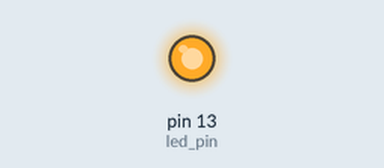
Recording of a sketch running on a simulated Arduino Uno, built with avr-gcc and run on an emulated ATmega328P. Parts: output pins drawn as LEDs (lit = HIGH). No radio packets arrive unless stated.

Above: at 0.05 s.
Timing chart, 0 to 3.0 s (numbered marks = the images above):
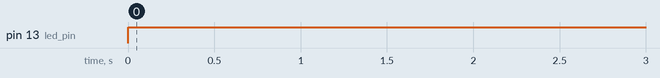

The sketch:

transmitter_dziala.ino
```cpp
#include <Keypad.h>

// transmitter.pde
//
// Simple example of how to use VirtualWire to transmit messages
// Implements a simplex (one-way) transmitter with an TX-C1 module
//
// See VirtualWire.h for detailed API docs
// Author: Mike McCauley (mikem@airspayce.com)
// Copyright (C) 2008 Mike McCauley
// $Id: transmitter.pde,v 1.3 2009/03/30 00:07:24 mikem Exp $

#include <VirtualWire.h>


const byte ROWS = 4; //four rows
const byte COLS = 4; //three columns
char keys[ROWS][COLS] = {
  {'1', '2', '3', 'A'},
  {'4', '5', '6', 'B'},
  {'7', '8', '9', 'C'},
  {'*', '0', '#', 'D'}
};
byte rowPins[ROWS] = {2, 3, 4, 5}; //connect to the row pinouts of the keypad
byte colPins[COLS] = {6, 7, 8, 9}; //connect to the column pinouts of the keypad

Keypad keypad = Keypad( makeKeymap(keys), rowPins, colPins, ROWS, COLS );

const int led_pin = 13;
const int transmit_pin = 12;
const int receive_pin = 2;
const int transmit_en_pin = 3;

void setup()
{
  // Initialise the IO and ISR
  vw_set_tx_pin(transmit_pin);
  vw_set_rx_pin(receive_pin);
  vw_set_ptt_pin(transmit_en_pin);
  vw_set_ptt_inverted(true); // Required for DR3100
  vw_setup(50);       // Bits per sec
  pinMode(led_pin, OUTPUT);
  Serial.begin(9600);

}
char msg1[] ="j";
char msg2[] = "n";
char  msg3[] = "t";
String msg[] = "nie";
byte count = 0;

void loop()
{
  count++;
  digitalWrite(led_pin, HIGH); // Flash a light to show transmitting

  if(count%3 == 0) {  vw_send((uint8_t *)msg1, 1);}
if(count%3 == 1) {  vw_send((uint8_t *)msg2, 1);}
if(count%3 == 2) {  vw_send((uint8_t *)msg3, 1);}
  vw_wait_tx(); // Wait until the whole message is gone
  digitalWrite(led_pin, LOW);

}
```

Measured:
- by itself, pin 13 (led_pin): LOW → HIGH at 0.00 s
